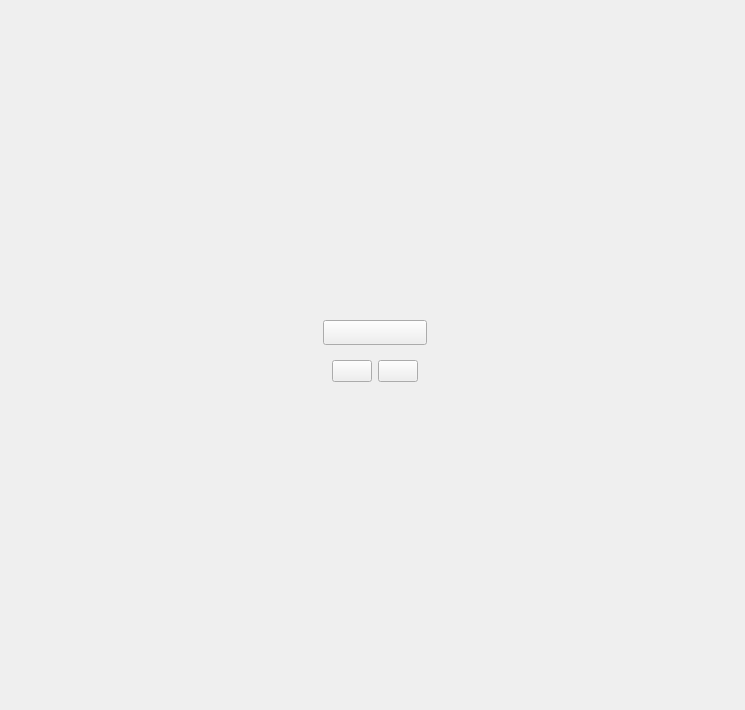
<?xml version="1.0" encoding="UTF-8"?>
<ui version="4.0">
 <class>Menu</class>
 <widget class="QWidget" name="Menu">
  <property name="geometry">
   <rect>
    <x>0</x>
    <y>0</y>
    <width>745</width>
    <height>710</height>
   </rect>
  </property>
  <property name="windowTitle">
   <string>Menu</string>
  </property>
  <property name="styleSheet">
   <string notr="true"/>
  </property>
  <layout class="QGridLayout" name="gridLayout">
   <property name="rightMargin">
    <number>7</number>
   </property>
   <item row="0" column="1">
    <widget class="QStackedWidget" name="widget">
     <property name="currentIndex">
      <number>0</number>
     </property>
     <widget class="QWidget" name="global_menu">
      <layout class="QGridLayout" name="gridLayout_2">
       <item row="1" column="2">
        <spacer name="horizontalSpacer_2">
         <property name="orientation">
          <enum>Qt::Horizontal</enum>
         </property>
         <property name="sizeHint" stdset="0">
          <size>
           <width>40</width>
           <height>20</height>
          </size>
         </property>
        </spacer>
       </item>
       <item row="0" column="1">
        <spacer name="verticalSpacer">
         <property name="orientation">
          <enum>Qt::Vertical</enum>
         </property>
         <property name="sizeHint" stdset="0">
          <size>
           <width>20</width>
           <height>40</height>
          </size>
         </property>
        </spacer>
       </item>
       <item row="1" column="1">
        <widget class="QWidget" name="buttons" native="true">
         <layout class="QVBoxLayout" name="verticalLayout">
          <item>
           <widget class="QPushButton" name="play">
            <property name="minimumSize">
             <size>
              <width>48</width>
              <height>25</height>
             </size>
            </property>
            <property name="text">
             <string/>
            </property>
           </widget>
          </item>
          <item>
           <widget class="QWidget" name="widget_2" native="true">
            <layout class="QHBoxLayout" name="horizontalLayout_2">
             <item>
              <widget class="QPushButton" name="settings">
               <property name="text">
                <string/>
               </property>
              </widget>
             </item>
             <item>
              <widget class="QPushButton" name="exit">
               <property name="text">
                <string/>
               </property>
              </widget>
             </item>
            </layout>
           </widget>
          </item>
         </layout>
        </widget>
       </item>
       <item row="1" column="0">
        <spacer name="horizontalSpacer">
         <property name="orientation">
          <enum>Qt::Horizontal</enum>
         </property>
         <property name="sizeHint" stdset="0">
          <size>
           <width>40</width>
           <height>20</height>
          </size>
         </property>
        </spacer>
       </item>
       <item row="2" column="1">
        <spacer name="verticalSpacer_2">
         <property name="orientation">
          <enum>Qt::Vertical</enum>
         </property>
         <property name="sizeHint" stdset="0">
          <size>
           <width>20</width>
           <height>40</height>
          </size>
         </property>
        </spacer>
       </item>
      </layout>
     </widget>
     <widget class="QWidget" name="settings_page">
      <layout class="QGridLayout" name="gridLayout_4">
       <item row="0" column="0">
        <widget class="QWidget" name="settings_widget" native="true">
         <layout class="QGridLayout" name="gridLayout_5">
          <item row="0" column="4">
           <widget class="QPushButton" name="right_arrow">
            <property name="text">
             <string/>
            </property>
           </widget>
          </item>
          <item row="0" column="1">
           <widget class="QPushButton" name="left_arrow">
            <property name="text">
             <string/>
            </property>
            <property name="autoDefault">
             <bool>true</bool>
            </property>
            <property name="default">
             <bool>false</bool>
            </property>
           </widget>
          </item>
          <item row="0" column="5">
           <spacer name="horizontalSpacer_4">
            <property name="orientation">
             <enum>Qt::Horizontal</enum>
            </property>
            <property name="sizeHint" stdset="0">
             <size>
              <width>40</width>
              <height>20</height>
             </size>
            </property>
           </spacer>
          </item>
          <item row="2" column="0">
           <spacer name="horizontalSpacer_5">
            <property name="orientation">
             <enum>Qt::Horizontal</enum>
            </property>
            <property name="sizeHint" stdset="0">
             <size>
              <width>40</width>
              <height>20</height>
             </size>
            </property>
           </spacer>
          </item>
          <item row="2" column="2">
           <widget class="QPushButton" name="back_to_main_window">
            <property name="text">
             <string/>
            </property>
           </widget>
          </item>
          <item row="0" column="0">
           <spacer name="horizontalSpacer_3">
            <property name="orientation">
             <enum>Qt::Horizontal</enum>
            </property>
            <property name="sizeHint" stdset="0">
             <size>
              <width>40</width>
              <height>20</height>
             </size>
            </property>
           </spacer>
          </item>
          <item row="2" column="5">
           <spacer name="horizontalSpacer_6">
            <property name="orientation">
             <enum>Qt::Horizontal</enum>
            </property>
            <property name="sizeHint" stdset="0">
             <size>
              <width>40</width>
              <height>20</height>
             </size>
            </property>
           </spacer>
          </item>
          <item row="0" column="2">
           <widget class="QLabel" name="cur_lang">
            <property name="text">
             <string/>
            </property>
           </widget>
          </item>
          <item row="1" column="2">
           <widget class="QPushButton" name="sound">
            <property name="text">
             <string/>
            </property>
           </widget>
          </item>
         </layout>
        </widget>
       </item>
      </layout>
     </widget>
     <widget class="QWidget" name="pause">
      <layout class="QGridLayout" name="gridLayout_6">
       <item row="0" column="1">
        <widget class="QWidget" name="pause_widget" native="true">
         <layout class="QGridLayout" name="pause_layout">
          <item row="2" column="0">
           <spacer name="horizontalSpacer_8">
            <property name="orientation">
             <enum>Qt::Horizontal</enum>
            </property>
            <property name="sizeHint" stdset="0">
             <size>
              <width>40</width>
              <height>20</height>
             </size>
            </property>
           </spacer>
          </item>
          <item row="2" column="3">
           <spacer name="horizontalSpacer_7">
            <property name="orientation">
             <enum>Qt::Horizontal</enum>
            </property>
            <property name="sizeHint" stdset="0">
             <size>
              <width>40</width>
              <height>20</height>
             </size>
            </property>
           </spacer>
          </item>
          <item row="1" column="1">
           <widget class="QPushButton" name="resume">
            <property name="text">
             <string/>
            </property>
           </widget>
          </item>
          <item row="2" column="1">
           <widget class="QPushButton" name="restart">
            <property name="text">
             <string/>
            </property>
           </widget>
          </item>
          <item row="0" column="1">
           <spacer name="verticalSpacer_7">
            <property name="orientation">
             <enum>Qt::Vertical</enum>
            </property>
            <property name="sizeHint" stdset="0">
             <size>
              <width>20</width>
              <height>40</height>
             </size>
            </property>
           </spacer>
          </item>
          <item row="5" column="1">
           <spacer name="verticalSpacer_8">
            <property name="orientation">
             <enum>Qt::Vertical</enum>
            </property>
            <property name="sizeHint" stdset="0">
             <size>
              <width>20</width>
              <height>40</height>
             </size>
            </property>
           </spacer>
          </item>
          <item row="4" column="1">
           <widget class="QPushButton" name="menu">
            <property name="text">
             <string/>
            </property>
           </widget>
          </item>
          <item row="3" column="1">
           <widget class="QPushButton" name="sound_on_pause">
            <property name="styleSheet">
             <string notr="true"/>
            </property>
            <property name="text">
             <string/>
            </property>
           </widget>
          </item>
         </layout>
        </widget>
       </item>
      </layout>
     </widget>
    </widget>
   </item>
  </layout>
 </widget>
 <resources/>
 <connections/>
</ui>
